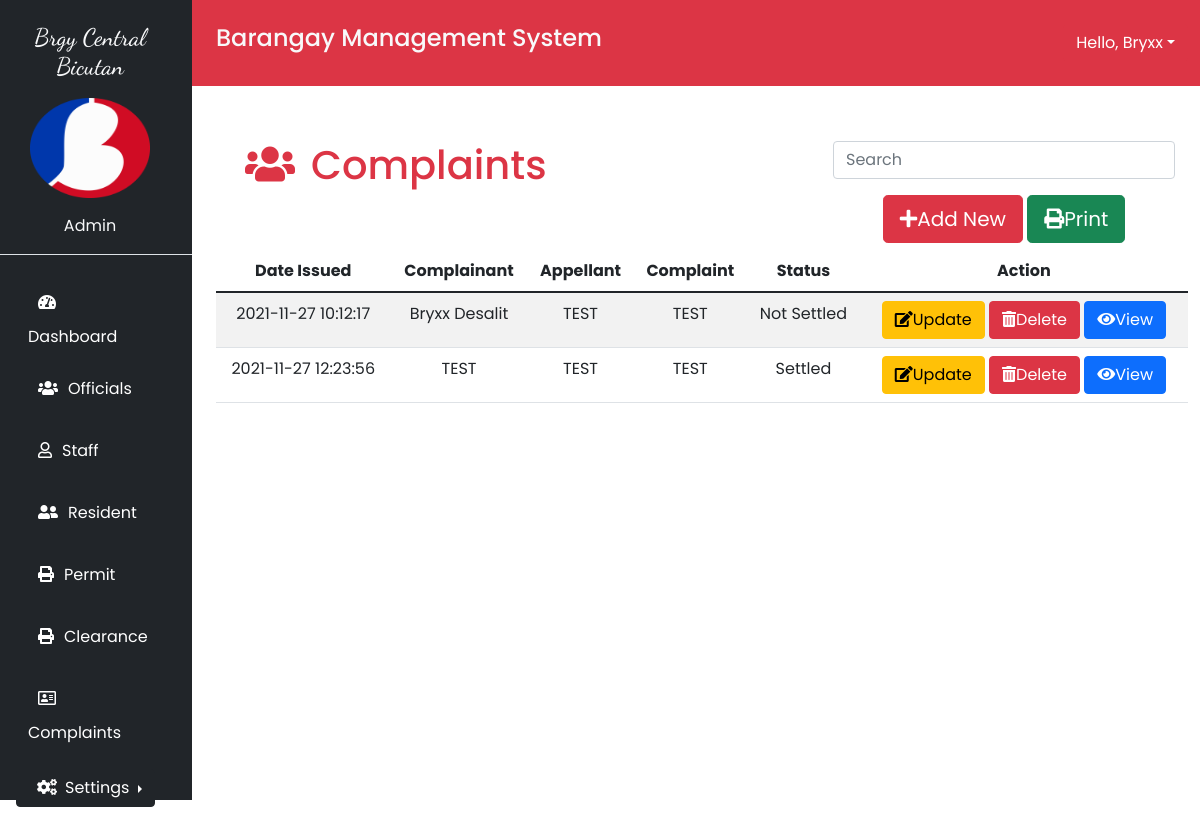
Page /complaints.php (signed in) on the committed database.
### tables this page shows
CREATE TABLE `tbl_info` (
  `id` int(11) NOT NULL,
  `barangayname` varchar(255) NOT NULL,
  `city` varchar(255) NOT NULL,
  `zipcode` int(20) NOT NULL,
  `images` varchar(250) NOT NULL
);

CREATE TABLE `tblcomplaints` (
  `id` int(11) NOT NULL,
  `DateIssued` datetime NOT NULL,
  `Complainant` varchar(250) NOT NULL,
  `Apellant` varchar(250) NOT NULL,
  `Complaint` varchar(250) NOT NULL,
  `Status` text NOT NULL
);

### complaints.php (the view, shortened to what this page needs)
<?php
require_once 'conn.php';
?>
<html lang="en">
<head>
    <link href="https://cdn.jsdelivr.net/npm/bootstrap@5.1.2/dist/css/bootstrap.min.css" rel="stylesheet">
    <link rel="stylesheet" href="https://use.fontawesome.com/releases/v5.15.4/css/all.css">
    <link rel="stylesheet" href="css/custom.css">
    <link href="https://fonts.googleapis.com/css2?family=Poppins:ital,wght@0,100;0,200;0,300;0,400;1,100;1,200;1,300&display=swap" rel="stylesheet"></head>
<body>
    <div class="row">
        <?php include 'sidebar.php'; ?>
          <div class="col-sm-10 p-0">
                <div class="bg-danger w-100 text-light p-4 d-flex justify-content-between">
                    <div>
                    <h4>Barangay Management System</h4>
                    </div>
                      <div class="btn-group">
                        <button type="button" class="btn btn-danger dropdown-toggle float-right" data-bs-toggle="dropdown">Hello, <?php echo ucwords($_SESSION['name']); ?></button>
                      </div>
                </div>
              <div class="container-fluid">
                  <div class="btn mt-5 d-sm-flex justify-content-between">
                          <div class="header">
                            <h1 class="text-danger"><i class="fas fa-users px-3"></i>Complaints</h1>
                          </div>
                          <div class="button">
                          <input type="text" placeholder="Search" id="myInput" class="form-control mb-3">
                          <button data-bs-toggle="modal" data-bs-target="#addcomplaints" class="btn btn-danger btn-lg"><i class="fas fa-plus"></i>Add New</button>
                          <button type="submit" class="btn btn-success btn-lg" onclick="Export()"><i class="fas fa-print"></i>Print</button>
                          </div>
                  </div>
              </div>
              <div class="container-fluid">
                <div class="row">
                  <div class="col-md-12">
                    <div class="table-responsive">
                    <table class="table table-striped text-center">
                      <thead >
                        <th>Date Issued</th>
                        <th>Complainant</th>
                        <th>Appellant</th>
                        <th>Complaint</th>
                        <th>Status</th>
                        <th>Action</th>
                      </thead>
                      <tbody id="myTable">
                    	<?php
                            include('conn.php');
                            $query=mysqli_query($conn,"select * from `tblcomplaints`");
                            while($row=mysqli_fetch_array($query)){
                              ?>
                              <tr">
                                <td><?php echo ($row['DateIssued']); ?></td>
                                <td><?php echo ($row['Complainant']); ?></td>
                                <td><?php echo ($row['Apellant']); ?></td>
                                <td><?php echo ($row['Complaint']); ?></td>
                                <td><?php echo ($row['Status']); ?></td>
                                <td>
                                <button data-bs-toggle="modal" data-bs-target="#editcomplaint<?php echo $row['id'];?>" class="btn btn-warning"><i class="fas fa-edit"></i>Update</button>
                                <button data-bs-toggle="modal" data-bs-target="#del-complaint<?php echo $row['id']; ?>" class="btn btn-danger"><i class="fas fa-trash-alt"></i>Delete</button>
                                <button data-bs-toggle="modal" data-bs-target="#view-complaint<?php echo $row['id']; ?>" class="btn btn-primary"><i class="fas fa-eye"></i>View</button>
                                </td>
                              <?php
                            }
                          ?>
                      </tbody>
                    </table>
                    </div>
                  </div>
                </div>
              </div>
          </div>
    </div>
</body>
</html>

### sidebar.php (shortened to what this page needs)
<div class="col-sm-2 bg-dark text-light p-0 " style="height: 100vh;">
            <?php
            include('conn.php');
              $query = mysqli_query($conn,"SELECT * from `tbl_info`");
            while($row=mysqli_fetch_array($query)){
            ?>
            <div class="header container mt-4 border-bottom">
                <h4 class="text-center mb-3"><?php echo ($row['barangayname']); ?></h4>
                <img src="<?php echo ($row['images']); ?>" alt="user" class=" mx-auto d-block" style="width:120px;height: 100px;">
                <p class="text-center mt-3"><?php echo ucwords($_SESSION['role']); ?></p>
            </div>
            <?php
            }
            ?>
            <div class="container mt-3">
                <ul class="nav flex-column text-left">
                <?php if($_SESSION['role'] == 'Admin'){ ?>
                <li class="nav-item">
                    <a class="nav-link" href="dashboard.php"><i class="fas fa-tachometer-alt"></i>Dashboard</a>
                </li>
                <li class="nav-item">
                    <a class="nav-link" href="officials.php"><i class="fas fa-users"></i>Officials</a>
                </li>
                <li class="nav-item">
                    <a class="nav-link" href="bms-staff.php"><i class="far fa-user"></i>Staff</a>
                </li>
                <li class="nav-item">
                    <a class="nav-link" href="resident.php"><i class="fas fa-user-friends"></i>Resident</a>
                </li>
                <li class="nav-item">
                    <a class="nav-link" href="business_permit.php"><i class="fas fa-print"></i>Permit</a>
                </li>
                <li class="nav-item">
                    <a class="nav-link" href="barangay_clearance.php"><i class="fas fa-print"></i>Clearance</a>
                </li>
                <li class="nav-item">
                    <a class="nav-link" href="complaints.php"><i class="far fa-address-card"></i>Complaints</a>
                </li>
                <div class="dropdown dropend px-1 py-3">
                <button type="button" class="btn btn-dark dropdown-toggle" data-bs-toggle="dropdown">
                <i class="fas fa-cogs px-2"></i>Settings
                </button>
                </div>
                <?php }; ?>
                </ul>
            </div>
        </div>

### css/custom.css (style rules this page uses)
* { font-family: 'Poppins', sans-serif; margin: 0; padding: 0; box-sizing: border-box; }
.nav-item a { color: white; }
.nav-item i { padding: 15px 10px; }
.header h4 { font-family: 'Dancing Script', cursive; }

### rows in the picture
tbl_info: barangayname "Brgy Central Bicutan", images (picture)
tblcomplaints: DateIssued "2021-11-27 10:12:17", Complainant "Bryxx Desalit", Apellant "TEST", Complaint "TEST", Status "Not Settled"
tblcomplaints: DateIssued "2021-11-27 12:23:56", Complainant "TEST", Apellant "TEST", Complaint "TEST", Status "Settled"

### other values in the picture
$_SESSION['name'] "Bryxx"
